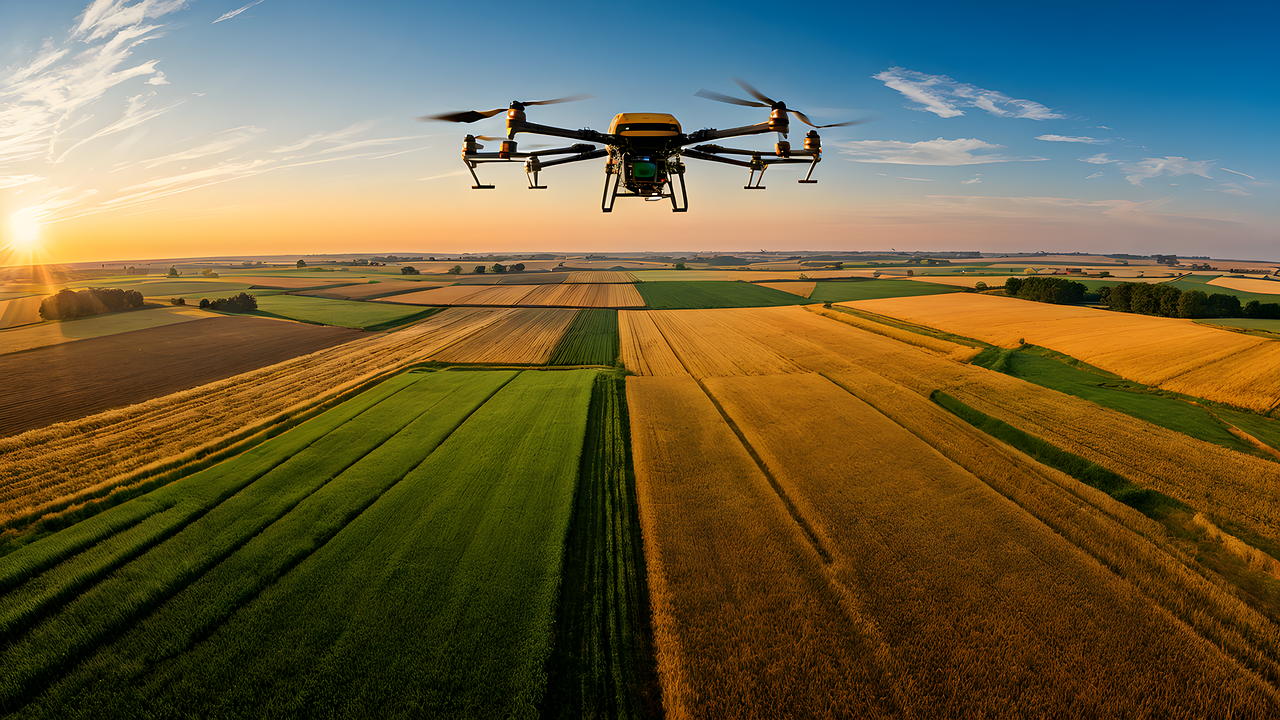
#> input picture intro to open cv-article/input1.png, 1280 x 720 px
$ python grayscale.py
#> lines starting #> are read from the running program, lines starting #| are printed output that depends on the picture
import cv2 as cv
import numpy as np
import matplotlib.pyplot as plt

img = cv.imread('./input1.png')
#> img is the input picture: shape (720, 1280, 3); mean B, G, R 65, 97.2, 107
gray_image = cv.cvtColor(img, cv.COLOR_BGR2GRAY)
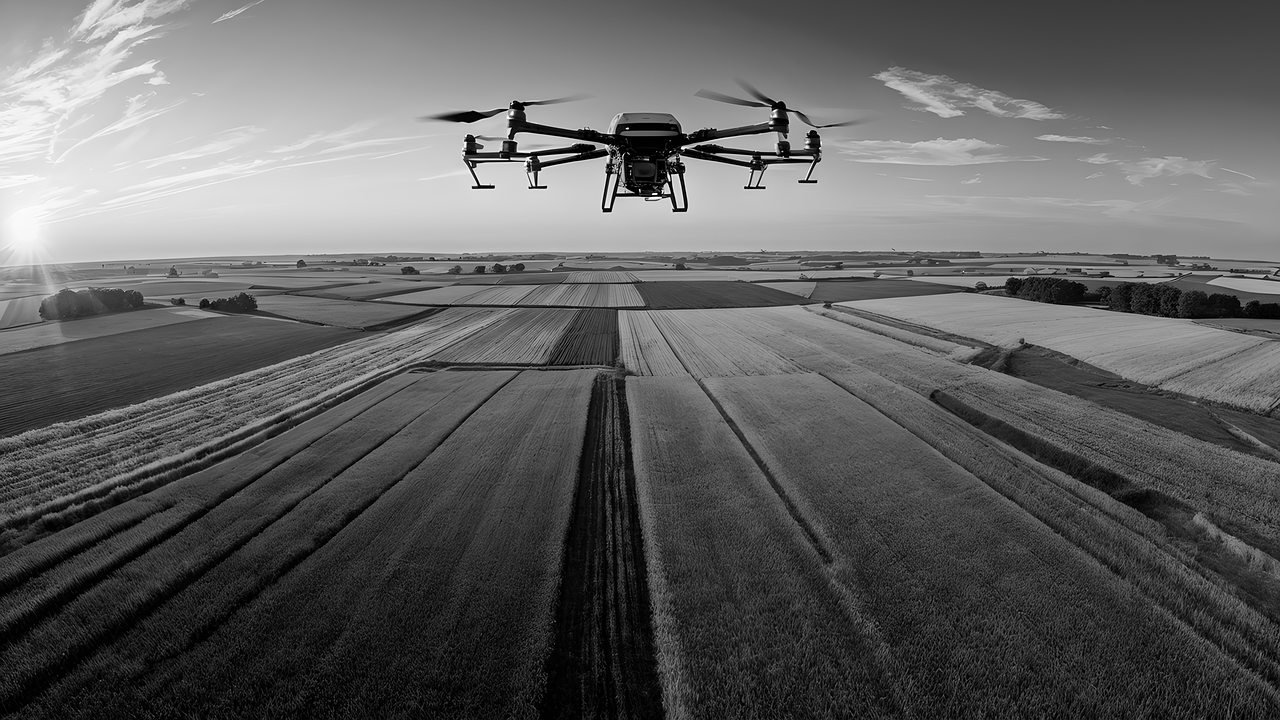
#> gray_image: shape (720, 1280); min 0, max 255, mean 96.5

fig, ax = plt.subplots(1, 2, figsize=(16, 8))
fig.tight_layout()

ax[0].imshow(cv.cvtColor(img, cv.COLOR_BGR2RGB))
ax[0].set_title("Original")

ax[1].imshow(cv.cvtColor(gray_image, cv.COLOR_BGR2RGB))
ax[1].set_title("Grayscale")
plt.show()
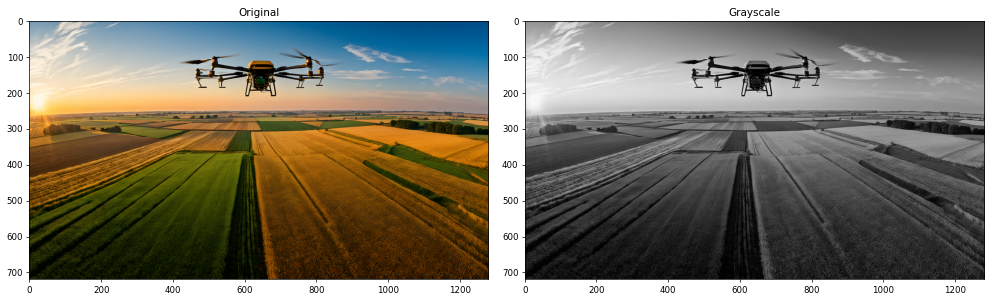
#> figure drawn by matplotlib, 2 panels
